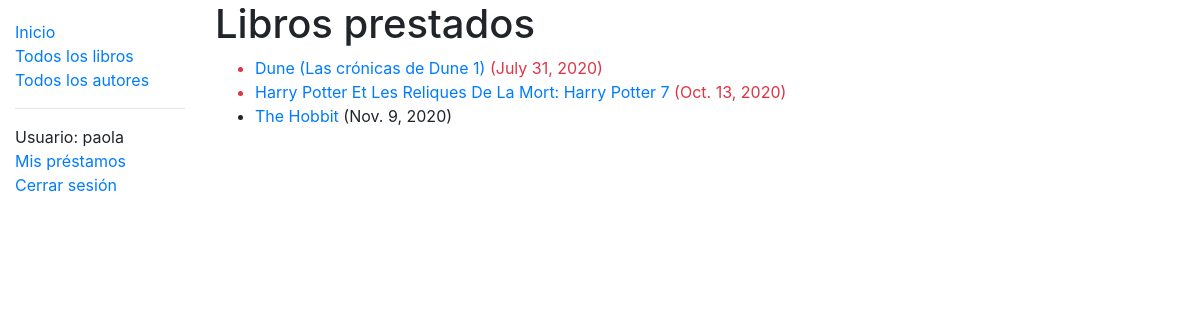
/catalogo/mislibros/ (signed in), run on the app's committed database.
### catalogo/models.py (models this page shows, shortened)
class InstanciaDeLibro(models.Model):
    id = models.UUIDField(primary_key=True, default=uuid.uuid4, help_text='ID único para este libro en particular en toda la librería')
    libro = models.ForeignKey('Libro', on_delete=models.SET_NULL, null=True)
    fecha_de_devolucion = models.DateField(null=True, blank=True)
    prestatario = models.ForeignKey(User, on_delete=models.SET_NULL, null=True, blank=True)
    ESTADO_DEL_PRESTAMO = (
        ('m', 'Mantenimiento'),
        ('p', 'Prestado'),
        ('d', 'Disponible'),
        ('r', 'Reservado'),
    )
    estatus = models.CharField(
        max_length=1,
        choices=ESTADO_DEL_PRESTAMO,
        blank=True,
        default=' ',
        help_text='Disponibilidad del libro',
    )
    @property
    def esta_atrasado(self):
        if self.fecha_de_devolucion and date.today() > self.fecha_de_devolucion:
            return True
        return False
    class Meta:
        ordering = ['fecha_de_devolucion']
        permissions = (("can_mark_returned", "Can set book as returned"),)

class Libro(models.Model):
    titulo = models.CharField(max_length=200)
    autor = models.ForeignKey('Autor', on_delete=models.SET_NULL, null=True)
    resumen = models.TextField(max_length=1000, help_text='Ingresa una breve descripción del libro')
    isbn = models.CharField('ISBN', max_length=13, help_text='Ingresa el <a href="https://www.isbn-international.org/es/content/¿que-es-un-isbn">número ISBN</a> de 13 carácteres')
    lenguaje = models.ForeignKey('Lenguaje', on_delete=models.SET_NULL, null=True)
    genero = models.ManyToManyField(Genero, help_text='Selecciona un género para este libro')
    def desplegar_genero(self):
        """Crea un string para el Genero. Se requiere para desplegar genero en Admin"""
        return ', '.join(genero.nombre for genero in self.genero.all()[:3])
    desplegar_genero.short_description = 'Genero'

### catalogo/views.py (the view)
# urls.py: path('mislibros/', views.VistaDeListaDeLibrosPrestados.as_view(), name='misprestamos'),
class VistaDeListaDeLibrosPrestados(LoginRequiredMixin, generic.ListView):
    model = InstanciaDeLibro
    context_object_name = 'instanciadelibro_lista'
    template_name = 'libros/instanciadelibro_lista_prestados_usuario.html'
    paginate_by = 10
    def get_queryset(self):
        return InstanciaDeLibro.objects.filter(prestatario=self.request.user).filter(estatus__exact='p').order_by('fecha_de_devolucion')

### catalogo/templates/libros/instanciadelibro_lista_prestados_usuario.html
{% extends "base_generic.html" %}
{% block content %}
    <h1>Libros prestados</h1>
    {% if instanciadelibro_lista %}
        <ul>
        {% for instancia in instanciadelibro_lista %}
            <li class="{% if instancia.esta_atrasado %}text-danger{% endif %}">
                <a href="{% url 'detalle_del_libro' instancia.libro.pk %}">{{ instancia.libro.titulo }}</a> ({{ instancia.fecha_de_devolucion }})
            </li>
        {% endfor %}
        </ul>
    {% else %}
        <p>No hay libros prestados.</p>
    {% endif %}
{% endblock %}

### catalogo/templates/base_generic.html (shortened to what this page needs)
<!DOCTYPE html>
<html lang="es">
<head>
  <link rel="stylesheet" href="https://stackpath.bootstrapcdn.com/bootstrap/4.5.2/css/bootstrap.min.css">
  {% load static %}
  <link rel="stylesheet" href="{% static 'css/styles.css' %}">
</head>
<body>
  <div class="container-fluid">
    <div class="row">
      <div class="col-sm-2">
      {% block sidebar %}
        <ul class="sidebar-nav">
          <li><a href="{% url 'index' %}">Inicio</a></li>
          <li><a href="{% url 'libros' %}">Todos los libros</a></li>
          <li><a href="{% url 'autores' %}">Todos los autores</a></li>
          {% if user.is_authenticated %}
            <hr>
            <li>Usuario: {{ user.get_username }}</li>
            <li><a href="{% url 'misprestamos' %}">Mis préstamos</a></li>
            <li><a href="{% url 'logout' %}?next={{ request.path }}">Cerrar sesión</a></li>
          {% else %}
            <li><a href="{% url 'login' %}?next={{ request.path }}">Iniciar sesión</a></li>
          {% endif %}
        </ul>
      {% endblock %}
      </div>
      <div class="col-sm-10">
          {% block content %}{% endblock %}
      </div>
    </div>
  </div>
</body>
</html>

### catalogo/static/css/styles.css (style rules this page uses)
.sidebar-nav { margin-top: 20px; padding: 0; list-style: none; }

### data on the page
InstanciaDeLibro: libro.titulo "Dune (Las crónicas de Dune 1)", fecha_de_devolucion "July 31, 2020"
InstanciaDeLibro: libro.titulo "Harry Potter Et Les Reliques De La Mort: Harry Potter 7", fecha_de_devolucion "Oct. 13, 2020"
InstanciaDeLibro: libro.titulo "The Hobbit", fecha_de_devolucion "Nov. 9, 2020"

### other printed values
{{ user.get_username }} "paola"
